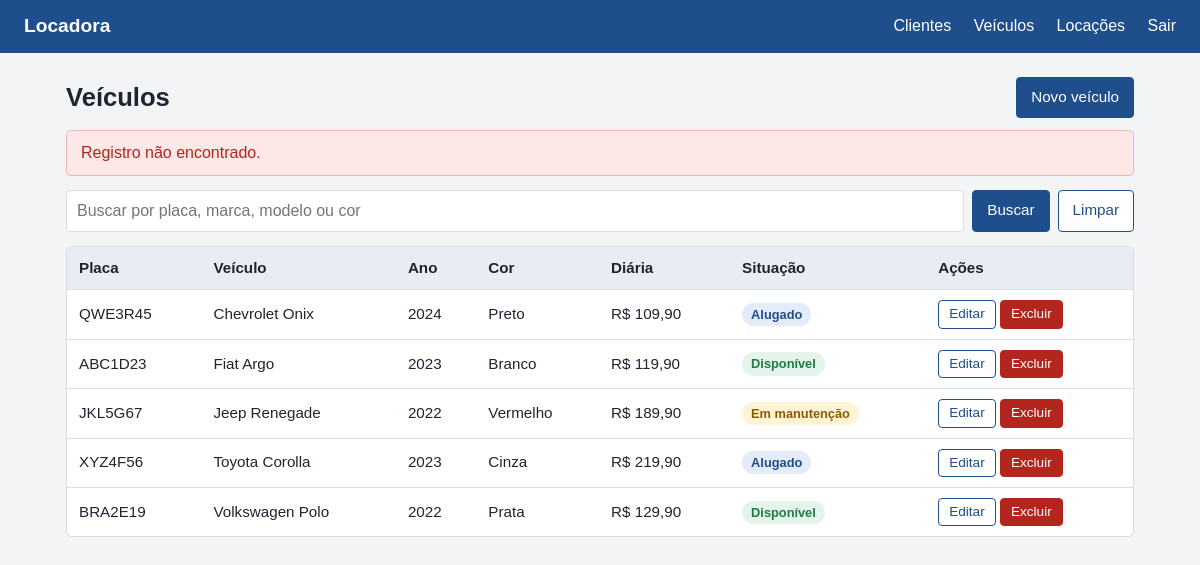
/sistema/veiculo/listar.php?msg=nao_encontrado (signed in), run on the app's committed database.
### tables this page shows
CREATE TABLE veiculo (
    id           INT UNSIGNED NOT NULL AUTO_INCREMENT,
    placa        VARCHAR(7)   NOT NULL,
    marca        VARCHAR(50)  NOT NULL,
    modelo       VARCHAR(60)  NOT NULL,
    ano          SMALLINT UNSIGNED NOT NULL,
    cor          VARCHAR(30)  NOT NULL,
    valor_diaria DECIMAL(10,2) NOT NULL,
    status       ENUM('disponivel','alugado','manutencao') NOT NULL DEFAULT 'disponivel',
    PRIMARY KEY (id),
    UNIQUE KEY uq_veiculo_placa (placa),
    CONSTRAINT ck_veiculo_diaria CHECK (valor_diaria > 0)
);

### sistema/autenticar.php (called while the page is built, shortened)
<?php
    $raiz = $raiz ?? "";
    include_once __DIR__ . "/funcoes.php";
?>

### sistema/veiculo/listar.php (the view, shortened to what this page needs)
<?php
    $raiz = "../";
    include __DIR__ . "/../autenticar.php";
    $busca = trim($_GET['busca'] ?? '');
    if ($busca !== '') {
        $termo = "%" . addcslashes($busca, "%_\\") . "%";
        $stmt = $conn->prepare("SELECT id, placa, marca, modelo, ano, cor, valor_diaria, status
                                FROM veiculo
                                WHERE placa LIKE ? OR marca LIKE ? OR modelo LIKE ? OR cor LIKE ?
                                ORDER BY marca, modelo");
        $stmt->bind_param("ssss", $termo, $termo, $termo, $termo);
    } else {
        $stmt = $conn->prepare("SELECT id, placa, marca, modelo, ano, cor, valor_diaria, status
                                FROM veiculo
                                ORDER BY marca, modelo");
    }
    $stmt->execute();
    $resultado = $stmt->get_result();
    include __DIR__ . "/../topo.php";
?>
<div class="topo-lista">
    <h1>Veículos</h1>
    <a class="btn" href="cadastrar.php">Novo veículo</a>
</div>
<?php mensagemFlash(); ?>
<form class="busca" method="get" action="">
    <input type="search" name="busca" value="<?= h($busca) ?>" placeholder="Buscar por placa, marca, modelo ou cor" aria-label="Termo de busca">
    <button class="btn" type="submit">Buscar</button>
    <a class="btn secundario" href="listar.php">Limpar</a>
</form>
<div class="tabela-rolagem">
<?php if ($resultado->num_rows === 0): ?>
    <p class="vazio">Nenhum veículo encontrado.</p>
<?php else: ?>
    <table>
        <thead>
            <tr>
                <th>Placa</th>
                <th>Veículo</th>
                <th>Ano</th>
                <th>Cor</th>
                <th>Diária</th>
                <th>Situação</th>
                <th>Ações</th>
            </tr>
        </thead>
        <tbody>
        <?php while ($v = $resultado->fetch_assoc()): ?>
            <tr>
                <td><?= h($v['placa']) ?></td>
                <td><?= h($v['marca'] . ' ' . $v['modelo']) ?></td>
                <td><?= (int)$v['ano'] ?></td>
                <td><?= h($v['cor']) ?></td>
                <td><?= h(dinheiro($v['valor_diaria'])) ?></td>
                <td><?= seloStatusVeiculo($v['status']) ?></td>
                <td class="acoes">
                    <a class="btn secundario pequeno" href="editar.php?id=<?= (int)$v['id'] ?>">Editar</a>
                    <form class="linha" method="post" action="excluir.php" onsubmit="return confirm('Excluir este veículo?');">
                        <button class="btn perigo pequeno" type="submit">Excluir</button>
                    </form>
                </td>
            </tr>
        <?php endwhile; ?>
        </tbody>
    </table>
<?php endif; ?>
</div>
<?php include __DIR__ . "/../rodape.php"; ?>

### sistema/topo.php (shortened to what this page needs)
<!DOCTYPE html>
<html lang="pt-BR">
<head>
    <link rel="stylesheet" href="<?= $raiz ?>estilo.css">
</head>
<body>
<header class="barra">
    <a class="marca" href="<?= $raiz ?>index.php">Locadora</a>
    <nav>
        <a href="<?= $raiz ?>cliente/listar.php">Clientes</a>
        <a href="<?= $raiz ?>veiculo/listar.php">Veículos</a>
        <a href="<?= $raiz ?>locacao/listar.php">Locações</a>
        <a href="<?= $raiz ?>logout.php">Sair</a>
    </nav>
</header>
<main class="conteudo">

### sistema/funcoes.php (shortened to what this page needs)
<?php
function h($texto) {
    return htmlspecialchars((string)$texto, ENT_QUOTES, 'UTF-8');
}
function dinheiro($valor) {
    return 'R$ ' . number_format((float)$valor, 2, ',', '.');
}
function seloStatusVeiculo($status) {
    $mapa = [
        'disponivel' => ['verde', 'Disponível'],
        'alugado'    => ['azul', 'Alugado'],
        'manutencao' => ['amarelo', 'Em manutenção'],
    ];
    $s = $mapa[$status] ?? ['amarelo', $status];
    return '<span class="selo ' . $s[0] . '">' . h($s[1]) . '</span>';
}
function mensagemFlash() {
    $mensagens = [
        'cadastrado'     => ['ok',   'Registro cadastrado com sucesso.'],
        'atualizado'     => ['ok',   'Registro atualizado com sucesso.'],
        'excluido'       => ['ok',   'Registro excluído com sucesso.'],
        'devolvido'      => ['ok',   'Devolução registrada. O veículo voltou a ficar disponível.'],
        'cancelada'      => ['ok',   'Locação cancelada. O veículo foi liberado.'],
        'em_uso'         => ['erro', 'Não foi possível excluir: existem locações vinculadas a este registro.'],
        'nao_encontrado' => ['erro', 'Registro não encontrado.'],
        'finalizada'     => ['erro', 'Locações finalizadas fazem parte do histórico e não podem ser canceladas.'],
        'erro'           => ['erro', 'Não foi possível concluir a operação. Tente novamente.'],
    ];
    $codigo = $_GET['msg'] ?? '';
    if (isset($mensagens[$codigo])) {
        echo '<div class="msg ' . $mensagens[$codigo][0] . '">' . h($mensagens[$codigo][1]) . '</div>';
    }
}
?>

### sistema/rodape.php
</main>
</body>
</html>

### sistema/estilo.css (style rules this page uses)
:root { --fundo: #f3f4f6; --painel: #ffffff; --texto: #1f2430; --suave: #5b6270; --linha: #d9dce3; --cor: #1f4e8c; --cor-escura: #163a69; --perigo: #b3261e; --ok: #1e7a46; --aviso: #8a5a00; }
* { box-sizing: border-box; }
body { margin: 0; font-family: Arial, Helvetica, sans-serif; background: var(--fundo); color: var(--texto); line-height: 1.5; }
h1 { margin: 0 0 12px; font-size: 1.6rem; }
.barra { background: var(--cor); color: #fff; display: flex; justify-content: space-between; align-items: center; flex-wrap: wrap; gap: 8px; padding: 12px 24px; }
.barra a { color: #fff; text-decoration: none; margin-left: 18px; }
.barra .marca { font-weight: bold; font-size: 1.2rem; margin-left: 0; }
.conteudo { max-width: 1100px; margin: 24px auto; padding: 0 16px 40px; }
.topo-lista { display: flex; justify-content: space-between; align-items: center; flex-wrap: wrap; gap: 8px; margin-bottom: 12px; }
.topo-lista h1 { margin: 0; }
.tabela-rolagem { overflow-x: auto; border: 1px solid var(--linha); border-radius: 6px; background: var(--painel); }
table { width: 100%; border-collapse: collapse; }
th, td { padding: 10px 12px; border-bottom: 1px solid var(--linha); text-align: left; font-size: .95rem; }
th { background: #e9ecf2; }
tr:last-child td { border-bottom: 0; }
.acoes { white-space: nowrap; }
.btn { display: inline-block; background: var(--cor); color: #fff; border: 1px solid var(--cor); border-radius: 4px; padding: 8px 14px; font: inherit; font-size: .95rem; cursor: pointer; text-decoration: none; }
.btn.secundario { background: #fff; color: var(--cor); }
.btn.perigo { background: var(--perigo); border-color: var(--perigo); }
.btn.pequeno { padding: 3px 10px; font-size: .85rem; }
form.linha { display: inline; }
.busca { display: flex; gap: 8px; flex-wrap: wrap; margin-bottom: 14px; }
.busca input { flex: 1; min-width: 220px; }
input, select { width: 100%; padding: 8px 10px; border: 1px solid var(--linha); border-radius: 4px; font: inherit; background: #fff; color: var(--texto); }
.msg { padding: 10px 14px; border-radius: 4px; margin-bottom: 14px; }
.msg.erro { background: #fde8e7; color: var(--perigo); border: 1px solid #f3b8b4; }
.selo { display: inline-block; padding: 2px 9px; border-radius: 99px; font-size: .8rem; font-weight: bold; white-space: nowrap; }
.selo.verde { background: #e4f4ea; color: var(--ok); }
.selo.azul { background: #e3ecf8; color: var(--cor); }
.selo.amarelo { background: #fff3d6; color: var(--aviso); }

### data on the page
veiculo: placa "QWE3R45", marca+modelo "Chevrolet Onix", ano "2024", cor "Preto", valor_diaria "R$ 109,90", status "Alugado"
veiculo: placa "ABC1D23", marca+modelo "Fiat Argo", ano "2023", cor "Branco", valor_diaria "R$ 119,90", status "Disponível"
veiculo: placa "JKL5G67", marca+modelo "Jeep Renegade", ano "2022", cor "Vermelho", valor_diaria "R$ 189,90", status "Em manutenção"
veiculo: placa "XYZ4F56", marca+modelo "Toyota Corolla", ano "2023", cor "Cinza", valor_diaria "R$ 219,90", status "Alugado"
veiculo: placa "BRA2E19", marca+modelo "Volkswagen Polo", ano "2022", cor "Prata", valor_diaria "R$ 129,90", status "Disponível"

### other printed values
$mensagens[$codigo][1] "Registro não encontrado."
